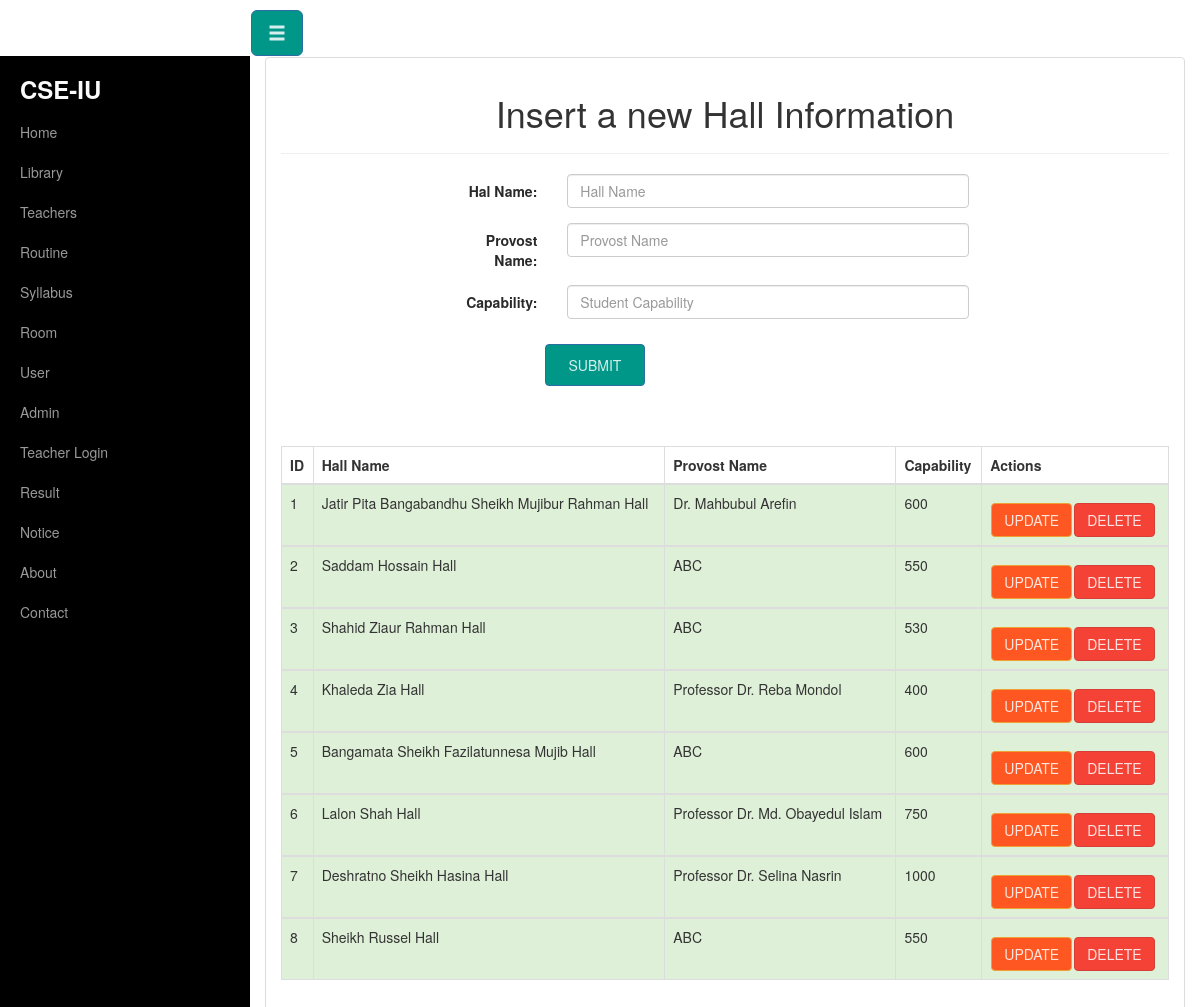
The page /hall_insert.php on the database its author committed.
### tables this page shows
CREATE TABLE `hall` (
  `id` int(11) NOT NULL,
  `hall_name` varchar(255) NOT NULL,
  `provost_name` varchar(50) NOT NULL,
  `capability` varchar(20) NOT NULL
);

### hall_insert.php (the view, shortened to what this page needs)
<?php include("header.php");?>
<?php include('db_con.php');?>
<div class="container-fluid">
    <div class="row" id="wrapper">
    <?php require_once'menubar.php';?>
    <div class="col-sm-12">
        <div class="panel panel-default">
        <div class="panel-body">
<center><h1>Insert a new Hall Information</h1></center>
    <hr>
<div class="col-sm-10 col-sm-offset-2">
<form action="hall_insert.php" method="post" class="form-horizontal" role="form">
            <div class="form-group">
                <label for="hall_name" class="col-sm-2 control-label">Hal Name:</label>
                <div class="col-sm-7">
                <input type="text" class="form-control" name="hall_name" placeholder="Hall Name" >
                </div>
            </div>
			<div class="form-group">
                <label for="provost_name" class="col-sm-2 control-label">Provost Name:</label>
                <div class="col-sm-7">
                    <input type="text" class="form-control" name="provost_name" placeholder="Provost Name">
                </div>
            </div>
            <div class="form-group">
                <label for="capability" class="col-sm-2 control-label">Capability:</label>
                <div class="col-sm-7">
                    <input type="text" class="form-control" name="capability" placeholder="Student Capability">
                </div>
            </div>
            <input type="submit" name="submit" value="Submit" class="btn btn-primary" style="padding: 10px; width: 100px; left:100px;">
            <br>
                <br>
                    <br>
                        <br>
 </form>
</div>
<?php
        $sql1 = "SELECT * FROM hall";
        $result1 = mysqli_query($conn,$sql1);
                echo "<table class='table table-bordered'>";
                echo "<thead>";
                echo "<tr>";
                echo "<th>ID</th>";
                echo "<th>Hall Name</th>";
                echo "<th>Provost Name</th>";
                echo "<th>Capability</th>";
                echo "<th>Actions</th>";
                echo "</tr>";
                echo "</thead>";
            while($row1=mysqli_fetch_array($result1)){
                echo "<tbody>";
                echo "<tr class='success'>";
                echo "<td>".$row1['id']."</td>";
                echo "<td>".$row1['hall_name']."</td>";
                echo "<td>".$row1['provost_name']."</td>";
                echo "<td>".$row1['capability']."</td>";
                echo '<td><a href="hall_update.php?id=' . $row1['id'] . '"><b class="btn btn-warning">Update</b></a>' ;
                echo '<a href="delete_hall.php?id=' . $row1['id'] . '" onclick=\'return confirm("Are you sure you want to delete this record?")\'><b class="btn btn-danger">Delete</b></a></td>' ;
                echo "</tr>";
                echo "</tbody>";
            }
                echo "</table>";
    ?>
 </div>
 </div>
 </div>
 </div>
 </div>

### css/style.css (style rules this page uses)
* { box-sizing:border-box; }
#wrapper { padding-left: 0; -webkit-transition: all 0.5s ease; -moz-transition: all 0.5s ease; -o-transition: all 0.5s ease; transition: all 0.5s ease; }
@media (min-width:768px) { #wrapper { padding-left: 250px; } }

### rows shown on the page
hall: id "1", hall_name "Jatir Pita Bangabandhu Sheikh Mujibur Rahman Hall", provost_name "Dr. Mahbubul Arefin", capability "600"
hall: id "2", hall_name "Saddam Hossain Hall", provost_name "ABC", capability "550"
hall: id "3", hall_name "Shahid Ziaur Rahman Hall", provost_name "ABC", capability "530"
hall: id "4", hall_name "Khaleda Zia Hall", provost_name "Professor Dr. Reba Mondol", capability "400"
hall: id "5", hall_name "Bangamata Sheikh Fazilatunnesa Mujib Hall", provost_name "ABC", capability "600"
hall: id "6", hall_name "Lalon Shah Hall", provost_name "Professor Dr. Md. Obayedul Islam", capability "750"
hall: id "7", hall_name "Deshratno Sheikh Hasina Hall", provost_name "Professor Dr. Selina Nasrin", capability "1000"
hall: id "8", hall_name "Sheikh Russel Hall", provost_name "ABC", capability "550"
